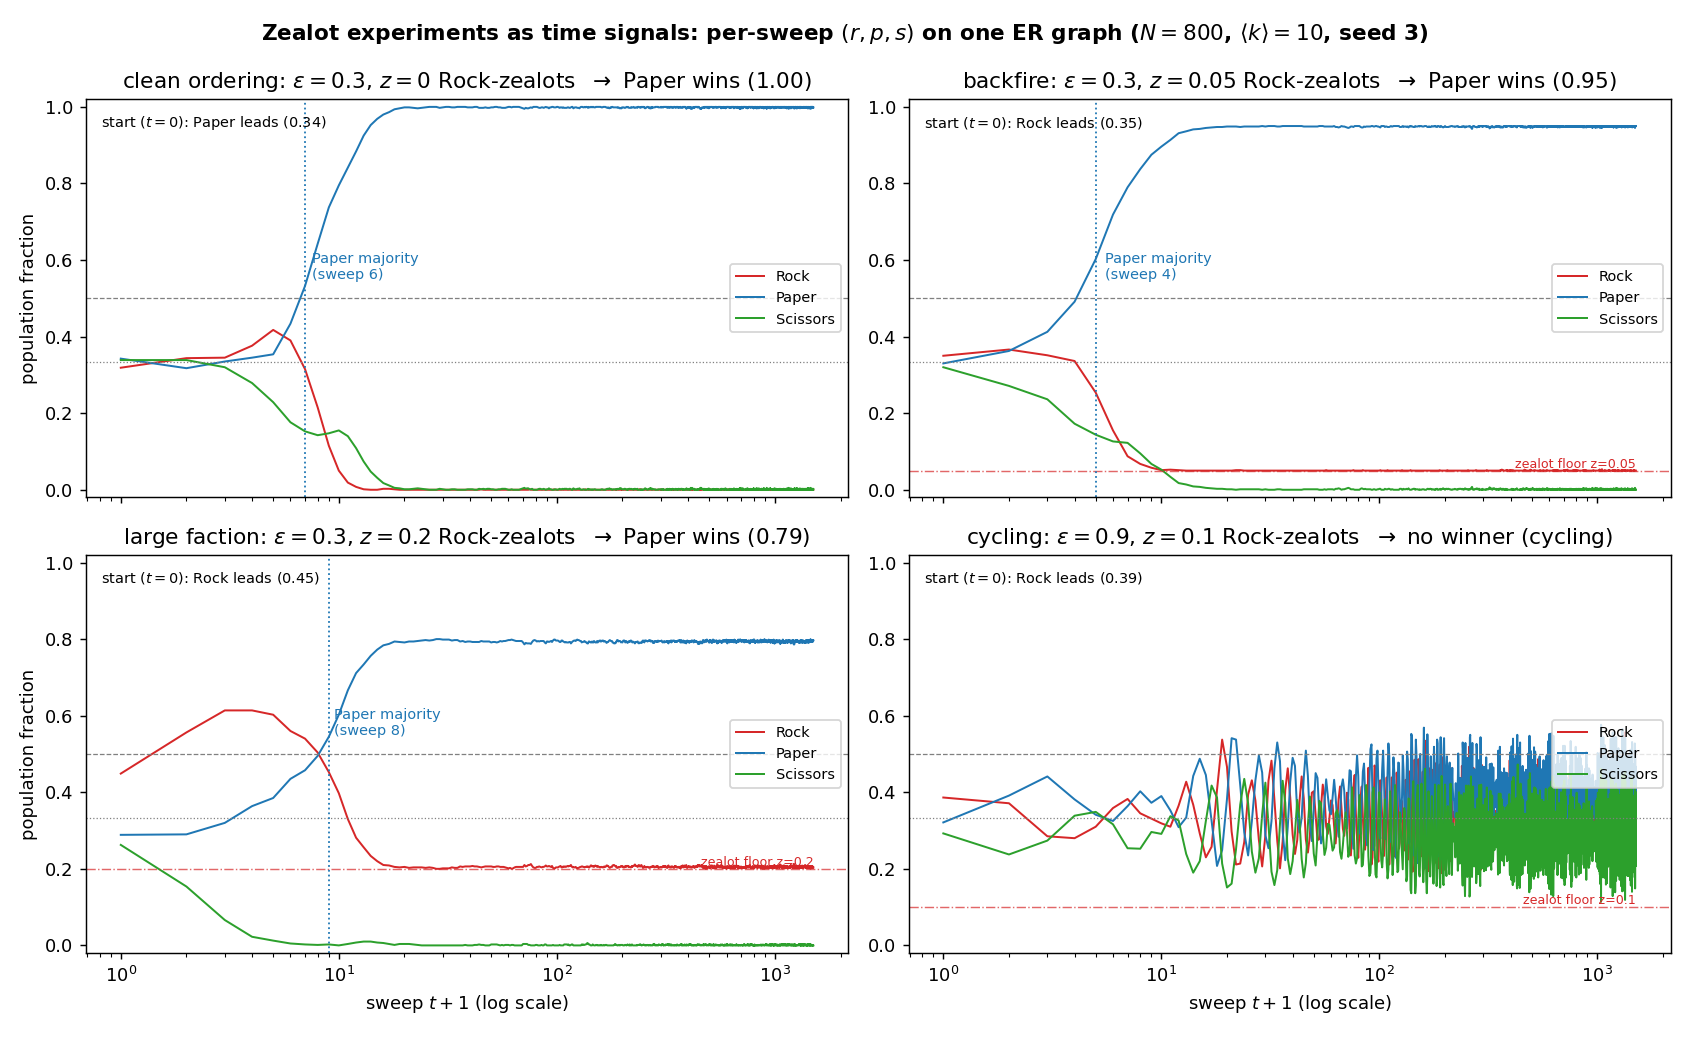

This chart was generated by the following Python code:
"""
The zealot story as a time signal: who led at the start, what the zealots did,
who won in the end.

Four scenarios on the same ER graph (N=800, <k>=10, seed 3), recorded per
sweep via the engine's --timeseries flag:
  * eps=0.3, z=0      -- clean ordering: whoever leads early snowballs.
  * eps=0.3, z=5%     -- Rock-zealots backfire: Paper (Rock's predator) wins.
  * eps=0.3, z=20%    -- a large faction: pinning vs frustration.
  * eps=0.9, z=10%    -- cycling phase: the endless chase, zealots or not.
Besides the figure, a machine-readable story table (timeseries_story.csv)
records the initial composition/leader, when the final winner took the lead,
when it crossed 50%, and the final state -- the report narrates from it.
"""

import os, sys
import numpy as np
import matplotlib.pyplot as plt

sys.path.insert(0, os.path.join(os.path.dirname(__file__), ".."))
from common.graphs import build_graph, write_edgelist
from common.io import save_table
from common import runner

HERE = os.path.dirname(os.path.abspath(__file__))
N, K, SEED, SWEEPS = 800, 10, 3, 1500
SCEN = [("clean ordering", 0.3, 0.0), ("backfire", 0.3, 0.05),
        ("large faction", 0.3, 0.20), ("cycling", 0.9, 0.10)]
NAMES = ["Rock", "Paper", "Scissors"]
COLS = ["tab:red", "tab:blue", "tab:green"]


def main():
    runner.ensure_engine()
    el = write_edgelist(build_graph("ER", N, K, seed=SEED),
                        os.path.join(HERE, "_tsg.edgelist"))
    curves = {}
    story = {"epsilon": [], "z": [], "r0": [], "p0": [], "s0": [],
             "initial_leader": [], "winner": [], "t_lead": [], "t_majority": [],
             "r_final": [], "p_final": [], "s_final": []}
    fig, axes = plt.subplots(2, 2, figsize=(13, 8), sharex=True)
    for ax, (label, eps, z) in zip(axes.flat, SCEN):
        tsp = os.path.join(HERE, "_ts_tmp.csv")
        runner.run_engine(el, eps, zealot_frac=z, zealot_strategy=0, seed=SEED,
                          sweeps=SWEEPS, timeseries=tsp)
        d = np.genfromtxt(tsp, delimiter=",", names=True)
        os.remove(tsp)
        t = d["t"]
        fr = np.stack([d["r"], d["p"], d["s"]], axis=1)
        tag = f"e{int(eps*100)}_z{int(z*100)}"
        if "t" not in curves:
            curves["t"] = t
        for j, key in enumerate("rps"):
            curves[f"{key}_{tag}"] = fr[:, j]

        final = fr[-500:].mean(axis=0)                 # time-average of the tail
        winner = int(np.argmax(final))
        lead = np.argmax(fr, axis=1)
        not_lead = np.where(lead != winner)[0]
        t_lead = int(t[not_lead[-1] + 1]) if len(not_lead) and not_lead[-1] + 1 < len(t) \
            else int(t[0])
        below = np.where(fr[:, winner] <= 0.5)[0]
        t_maj = int(t[below[-1] + 1]) if len(below) and below[-1] + 1 < len(t) else -1
        story["epsilon"].append(eps); story["z"].append(z)
        for key, v in zip(("r0", "p0", "s0"), fr[0]):
            story[key].append(v)
        story["initial_leader"].append(int(np.argmax(fr[0])))
        story["winner"].append(winner)
        story["t_lead"].append(t_lead); story["t_majority"].append(t_maj)
        for key, v in zip(("r_final", "p_final", "s_final"), final):
            story[key].append(v)

        # consensus on a dense random graph forms within ~10 sweeps, so a log
        # time axis is the only way to see the early race AND the steady state
        tp = t + 1                                     # log axis: shift t=0 to 1
        for j in range(3):
            ax.plot(tp, fr[:, j], color=COLS[j], lw=1.1, label=NAMES[j])
        ax.set_xscale("log")
        ax.axhline(0.5, color="gray", ls="--", lw=0.7)
        ax.axhline(1/3, color="gray", ls=":", lw=0.7)
        if z > 0:
            ax.axhline(z, color=COLS[0], ls="-.", lw=0.8, alpha=0.7)
            ax.annotate(f"zealot floor z={z:g}", (tp[-1], z), fontsize=7,
                        color=COLS[0], ha="right", va="bottom")
        if t_maj > 0:
            ax.axvline(t_maj + 1, color=COLS[winner], ls=":", lw=1)
            ax.annotate(f"{NAMES[winner]} majority\n(sweep {t_maj})",
                        (t_maj + 1.5, 0.55), fontsize=8, color=COLS[winner])
        ax.annotate(f"start ($t{{=}}0$): {NAMES[int(np.argmax(fr[0]))]} leads "
                    f"({fr[0].max():.2f})", (0.02, 0.93), xycoords="axes fraction",
                    fontsize=8)
        ax.set_title(f"{label}: $\\varepsilon={eps}$, $z={z:g}$ Rock-zealots"
                     + (f"  $\\to$ {NAMES[winner]} wins ({final[winner]:.2f})"
                        if eps < 0.5 else "  $\\to$ no winner (cycling)"))
        ax.set_ylim(-0.02, 1.02)
        ax.legend(fontsize=8, loc="center right")
    for ax in axes[1]:
        ax.set_xlabel("sweep $t+1$ (log scale)")
    for ax in axes[:, 0]:
        ax.set_ylabel("population fraction")
    fig.suptitle("Zealot experiments as time signals: per-sweep $(r,p,s)$ on one "
                 f"ER graph ($N{{=}}{N}$, $\\langle k\\rangle{{=}}{K}$, seed {SEED})",
                 fontweight="bold")
    fig.tight_layout()
    os.remove(el)
    fig.savefig(os.path.join(HERE, "timeseries.png"), dpi=130)
    print("Saved timeseries.png")
    save_table(os.path.join(HERE, "timeseries.csv"), curves)
    save_table(os.path.join(HERE, "timeseries_story.csv"), story)
    for i, (label, eps, z) in enumerate(SCEN):
        w_ = story["winner"][i]
        print(f"{label} (eps={eps}, z={z}): start "
              f"r={story['r0'][i]:.2f} p={story['p0'][i]:.2f} s={story['s0'][i]:.2f} "
              f"(leader {NAMES[story['initial_leader'][i]]}), winner {NAMES[w_]}, "
              f"lead from sweep {story['t_lead'][i]}, majority at "
              f"{story['t_majority'][i]}, final "
              f"r={story['r_final'][i]:.2f} p={story['p_final'][i]:.2f} "
              f"s={story['s_final'][i]:.2f}")


if __name__ == "__main__":
    main()
